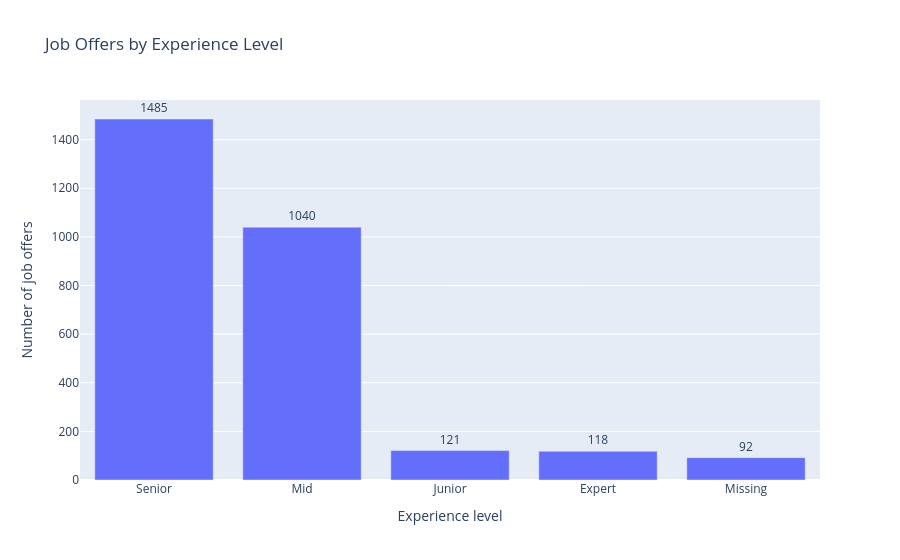

This figure's notebook cell:
### Code cell
import plotly.express as px

experience_order = [
    "Senior",
    "Mid",
    "Junior",
    "Expert",
    "Missing"
]

fig = px.bar(
    experience_summary,
    x="experience",
    y="job_offers",
    text="job_offers",
    category_orders={
        "experience": experience_order
    },
    title="Job Offers by Experience Level",
    labels={
        "experience": "Experience level",
        "job_offers": "Number of job offers"
    }
)

fig.update_traces(
    textposition="outside"
)

fig.update_layout(
    showlegend=False
)

fig.show()

### Figure 1 — Plotly figure (JSON) as saved in the notebook; plotly's stock layout.template omitted (floating-point values rounded to 4 significant figures)
{"data": [{"hovertemplate": "Experience level=%{x}<br>Number of job offers=%{text}<extra></extra>", "legendgroup": "", "marker": {"color": "#636efa", "pattern": {"shape": ""}}, "name": "", "orientation": "v", "showlegend": false, "text": [1485.0, 1040.0, 121.0, 118.0, 92.0], "textposition": "outside", "type": "bar", "x": ["Senior", "Mid", "Junior", "Expert", "Missing"], "xaxis": "x", "y": [1485, 1040, 121, 118, 92], "yaxis": "y"}], "layout": {"barmode": "relative", "legend": {"tracegroupgap": 0}, "showlegend": false, "title": {"text": "Job Offers by Experience Level"}, "xaxis": {"anchor": "y", "categoryarray": ["Senior", "Mid", "Junior", "Expert", "Missing"], "categoryorder": "array", "domain": [0, 1], "title": {"text": "Experience level"}}, "yaxis": {"anchor": "x", "domain": [0, 1], "title": {"text": "Number of job offers"}}}}
